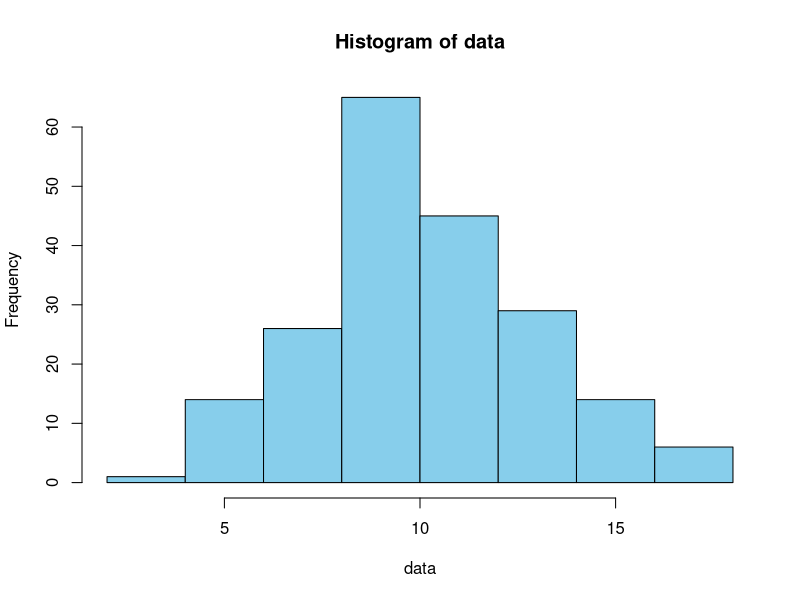

Reproduce this figure in R.
# Example: Generate a Normal Distribution in R
# make this example reproducible
set.seed(1)

# view sample of 200 obs. that follos normal dist. with mean=10 and sd =3
data <- rnorm(200, mean=10, sd=3)

# view first 6 observation in sample
head(data)

# find mean of sample
mean(data)

# find standard deviation of sample
sd(data)

# we can also create a histogram to visualize the distribution of data value
hist(data, col = "skyblue")

# we can perform shapiro-wilk test to see if the dataset comes form a normal population
shapiro.test(data)
